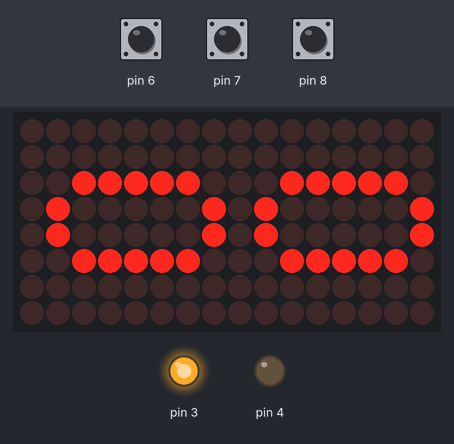
Simulated run of this sketch. Board: Arduino Uno, built with avr-gcc and run on an emulated ATmega328P. Shown: 16×8 LED matrix, output pins drawn as LEDs (lit = HIGH). The inputs (shaded band) are chosen by the test bench; at power-on: pin 7 HIGH, pin 6 HIGH, pin 8 HIGH.

Above: at 1.2 s.
1.3 s: pin 7 pulled LOW for 0.15 s
At 1.8 s:
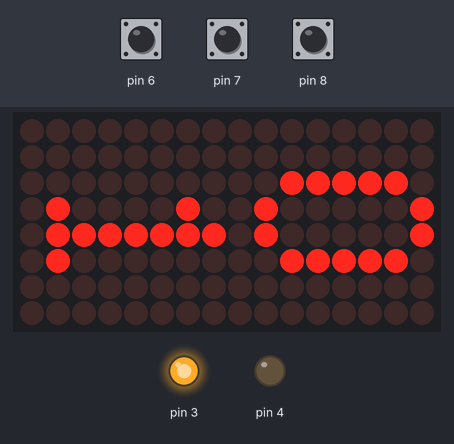
2.9 s: pin 7 pulled LOW for 1 s
At 4.2 s:
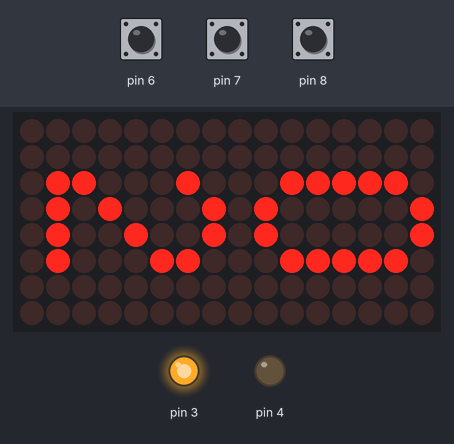
5.4 s: pin 7 pulled LOW for 0.15 s
At 6.1 s:
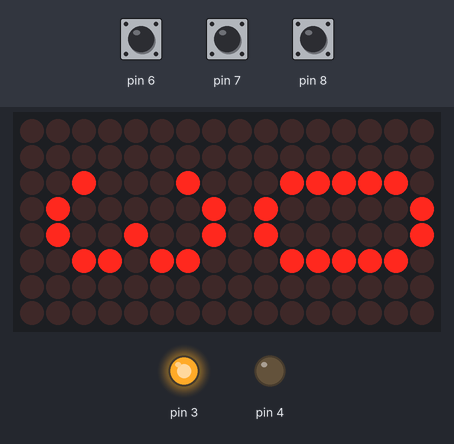
7.0 s: pin 7 pulled LOW for 3.2 s
At 7.3 s:
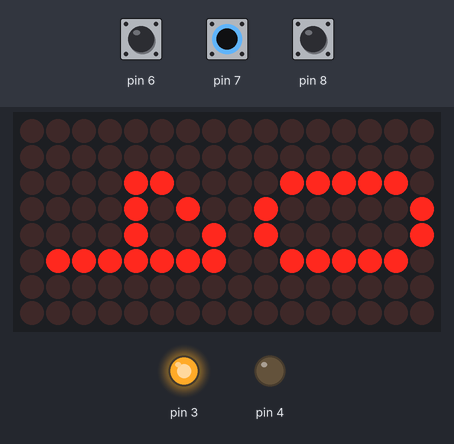
11.7 s: pin 7 pulled LOW for 0.15 s
At 12.1 s:
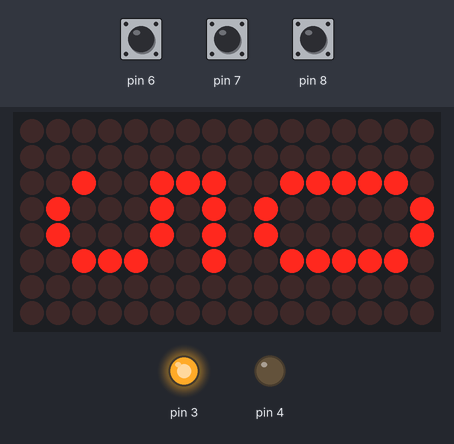
13.3 s: pin 6 pulled LOW for 0.15 s
At 14.4 s:
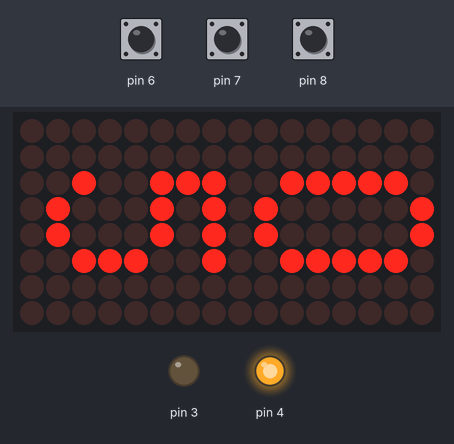
Timing chart, 0 to 15.9 s (numbered marks = the images above; inputs shaded):
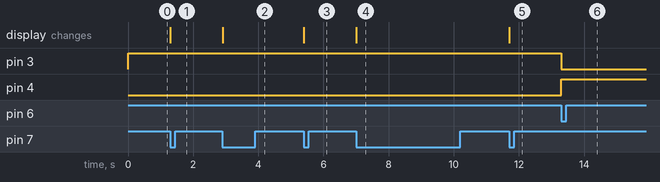

The sketch:

exemplo_Matriz_de_led_8x8_Placar_eletronico_I.ino
```cpp
/**************************************************************************
 * Programa: Placar Eletrônico com Arduino e Max7219
 * Autor: Arduino e Cia
 * Adaptado por Epaminondas Lage
 * https://www.arduinoecia.com.br/2017/11/placar-eletronico-arduino-modulo-max-7219.html?src=Filipeflop
 * Utiliza duas matrizes de LED 8x8 com Max7219
 * Programa para Arduino UNO/Nano
 * http://xantorohara.github.io/led-matrix-editor/# Editor de caracteres
 **************************************************************************/

#include "LedControl.h" // Inclui a biblioteca LedControl.h para controlar o Max7219

/* Conexões do módulo Max7219:
 *
 * DATA IN do Max7219 -> Pino 12 do Arduino
 * CLK do Max7219 -> Pino 11 do Arduino
 * LOAD(/CS) do Max7219 -> Pino 10 do Arduino
 * LedControl lc = LedControl(12, 11, 10, 2); // Inicializa o controle para 2 displays
*/

// Definições dos pinos do Arduino para a conexão com o Max7219
LedControl lc = LedControl(12, 11, 10, 2); // Configura para 2 matrizes de LED 8x8

// Variáveis para armazenar o estado dos botões
int v_but1, v_but2, v_but3;

// Brilho dos displays
int brilho = 15;

// Número do display selecionado
int j = 0;

// Arrays para armazenar o placar atual e o placar anterior
int placar[2] = {0, 0};
int placar_ant[2] = {0, 0};

unsigned long delaytime = 200; // Tempo de atraso entre as operações

void setup()
{
  Serial.begin(9600); // Inicializa a comunicação serial para depuração

  // Inicializa os pinos dos botões como entradas com pull-up interno
  pinMode(6, INPUT_PULLUP);
  pinMode(7, INPUT_PULLUP);
  pinMode(8, INPUT_PULLUP);

  // Inicializa os pinos dos LEDs como saídas
  pinMode(3, OUTPUT);
  pinMode(4, OUTPUT);
  digitalWrite(3, HIGH); // Acende o LED conectado ao pino 3 inicialmente

  // Inicializa os displays de LED
  lc.shutdown(0, false); // Ativa o primeiro display
  lc.shutdown(1, false); // Ativa o segundo display

  // Configura o brilho dos displays
  lc.setIntensity(0, brilho);
  lc.setIntensity(1, brilho);

  // Limpa os displays
  lc.clearDisplay(0);
  lc.clearDisplay(1);

  // Mostra o número 0 em ambos os displays
  writeOnMatrix(0, 0);
  writeOnMatrix(0, 1);
}

void loop()
{
  // Verifica se o botão de alternar displays foi pressionado
  v_but1 = digitalRead(6);
  if (v_but1 == 0)
  {
    j = !j; // Alterna entre o display 0 e 1

    // Acende o LED correspondente ao display selecionado
    if (j == 0)
    {
      digitalWrite(3, HIGH);
      digitalWrite(4, LOW);
    }
    else
    {
      digitalWrite(3, LOW);
      digitalWrite(4, HIGH);
    }

    // Aguarda até que o botão seja liberado
    while (digitalRead(6) == 0)
    {
      delay(50);
    }
  }

  // Verifica se o botão de aumentar o contador foi pressionado
  v_but2 = digitalRead(7);
  if (v_but2 == 0)
  {
    placar[j] = placar[j] + 1; // Incrementa o placar do display selecionado
    if (placar[j] <= 0 || placar[j] >= 10)
    {
      placar[j] = 0; // Reseta o placar se for maior que 9 ou menor que 0
    }
    if (placar_ant[j] != placar[j])
    {
      // Atualiza o display com o novo valor do placar
      writeOnMatrix(placar[j], j);
      placar_ant[j] = placar[j]; // Atualiza o placar anterior
    }

    // Aguarda até que o botão seja liberado
    while (digitalRead(7) == 0)
    {
      delay(50);
    }
  }

  // Verifica se o botão de diminuir o contador foi pressionado
  v_but3 = digitalRead(8);
  if (v_but3 == 0)
  {
    placar[j] = placar[j] - 1; // Decrementa o placar do display selecionado
    if (placar[j] <= 0 || placar[j] >= 10)
    {
      placar[j] = 0; // Reseta o placar se for menor que 0 ou maior que 9
    }
    if (placar_ant[j] != placar[j])
    {
      // Atualiza o display com o novo valor do placar
      writeOnMatrix(placar[j], j);
      placar_ant[j] = placar[j]; // Atualiza o placar anterior
    }

    // Aguarda até que o botão seja liberado
    while (digitalRead(8) == 0)
    {
      delay(50);
    }
  }
}

// Função para exibir um número na matriz de LEDs
void writeOnMatrix(int numero, int tela)
{
  // Arrays que definem a forma de cada número de 0 a 9
  byte N0[8] = {B00000000, B00000000, B00111110, B01000001,
                B01000001, B00111110, B00000000, B00000000};
  byte N1[8] = {B00000000, B00000000, B00000000, B01000010,
                B01111111, B01000000, B00000000, B00000000};
  byte N2[8] = {B00000000, B00000000, B01100010, B01010001,
                B01001001, B01000110, B00000000, B00000000};
  byte N3[8] = {B00000000, B00000000, B00100010, B01000001,
                B01001001, B00110110, B00000000, B00000000};
  byte N4[8] = {B00000000, B00000000, B00001100, B00001010,
                B00001001, B01111111, B00000000, B00000000};
  byte N5[8] = {B00000000, B00000000, B00100111, B01000101,
                B01000101, B00111001, B00000000, B00000000};
  byte N6[8] = {B00000000, B00000000, B00111110, B01001001,
                B01001001, B00110000, B00000000, B00000000};
  byte N7[8] = {B00000000, B00000000, B01100001, B00010001,
                B00001001, B00000111, B00000000, B00000000};
  byte N8[8] = {B00000000, B00000000, B00110110, B01001001,
                B01001001, B00110110, B00000000, B00000000};
  byte N9[8] = {B00000000, B00000000, B00001110, B01001001,
                B01001001, B00111110, B00000000, B00000000};

  // Mostra no display selecionado o número correspondente
  switch (numero)
  {
    case 0:
      for (int i = 0; i < 8; i++) lc.setRow(tela, i, N0[i]);
      break;
    case 1:
      for (int i = 0; i < 8; i++) lc.setRow(tela, i, N1[i]);
      break;
    case 2:
      for (int i = 0; i < 8; i++) lc.setRow(tela, i, N2[i]);
      break;
    case 3:
      for (int i = 0; i < 8; i++) lc.setRow(tela, i, N3[i]);
      break;
    case 4:
      for (int i = 0; i < 8; i++) lc.setRow(tela, i, N4[i]);
      break;
    case 5:
      for (int i = 0; i < 8; i++) lc.setRow(tela, i, N5[i]);
      break;
    case 6:
      for (int i = 0; i < 8; i++) lc.setRow(tela, i, N6[i]);
      break;
    case 7:
      for (int i = 0; i < 8; i++) lc.setRow(tela, i, N7[i]);
      break;
    case 8:
      for (int i = 0; i < 8; i++) lc.setRow(tela, i, N8[i]);
      break;
    case 9:
      for (int i = 0; i < 8; i++) lc.setRow(tela, i, N9[i]);
      break;
  }
}
```

Measured:
- after the input at 1.3 s, the display: changes at once (image 1)
- after the input at 2.9 s, the display: changes at once (image 2)
- after the input at 5.4 s, the display: changes at once (image 3)
- after the input at 7.0 s, the display: changes at once (image 4)
- after the input at 11.7 s, the display: changes at once (image 5)
- after the input at 13.3 s, pin 3: HIGH → LOW at once; pin 4: LOW → HIGH at once
